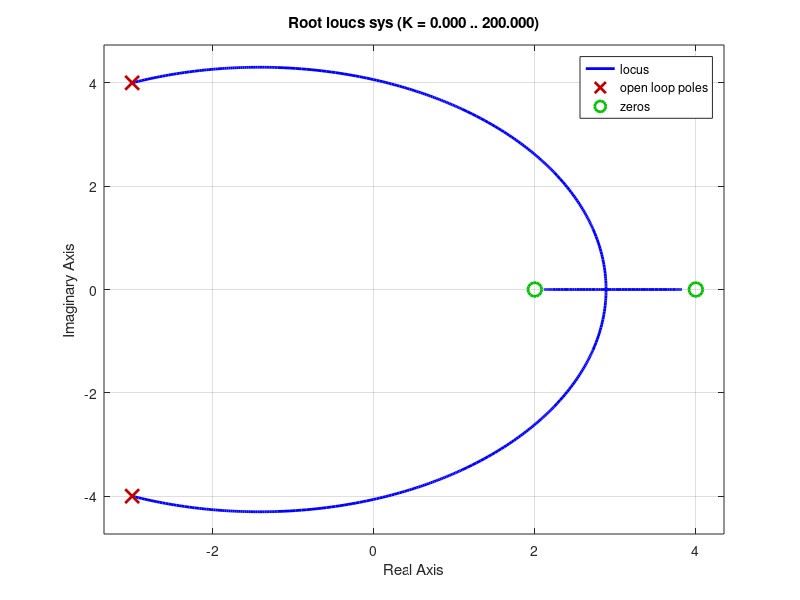

The MATLAB script that drew this image: (Note: this script raises an error after producing the figure.)
clc
clear

sys = tf([1 -6 8],[1 6 25])
figure(1)
rlocus(sys)

r = rlocus(sys,[1 3 5 7])

kpos=0.108
sys_clpos=feedback(sys,kpos)
figure(2)
step(sys_clpos)
kneg=0.108
sys_clneg=feedback(sys,kneg)
figure(3)
step(sys_clneg)

kfrek=inf
sys_clfrek=feedback(sys,kfrek)
figure(4)
step(sys_clfrek)